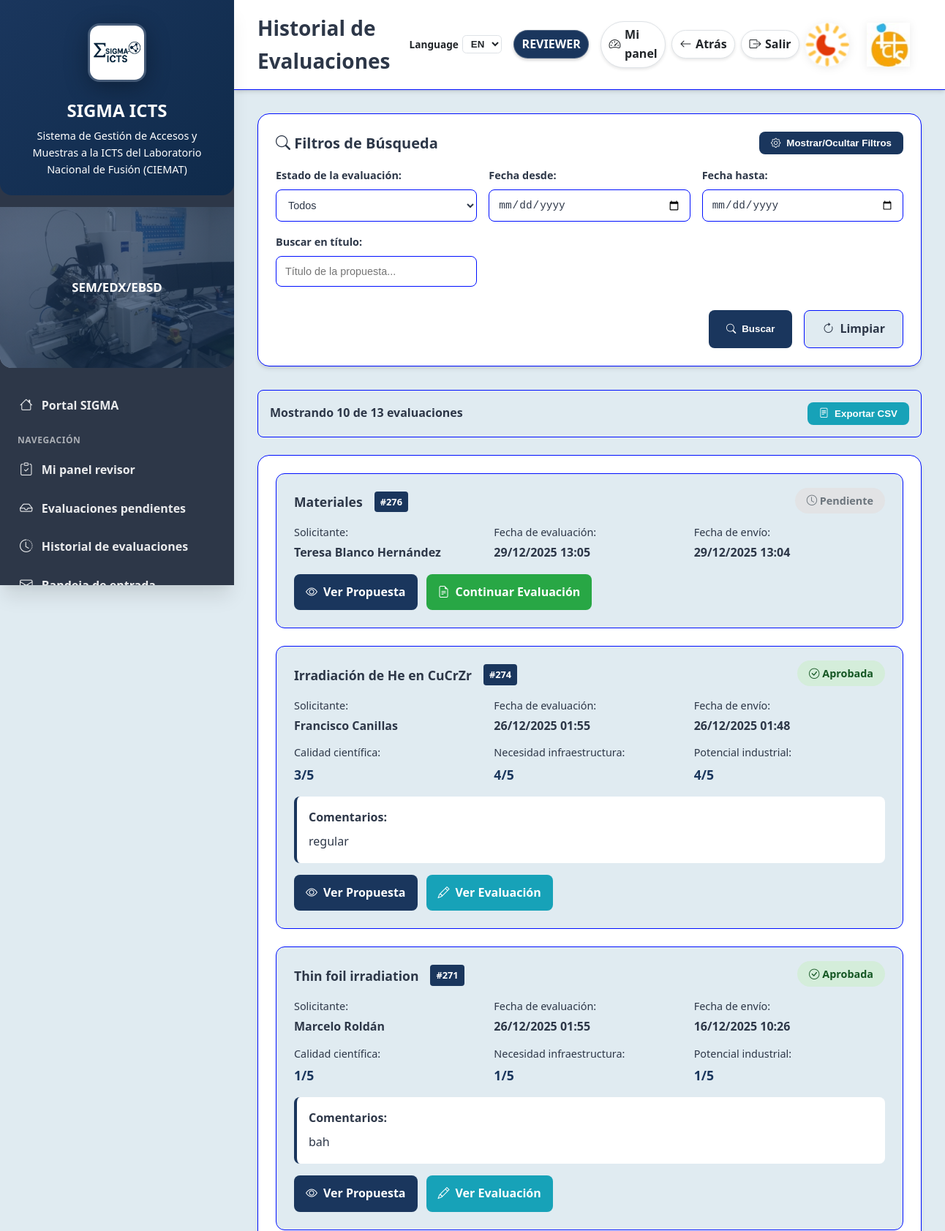
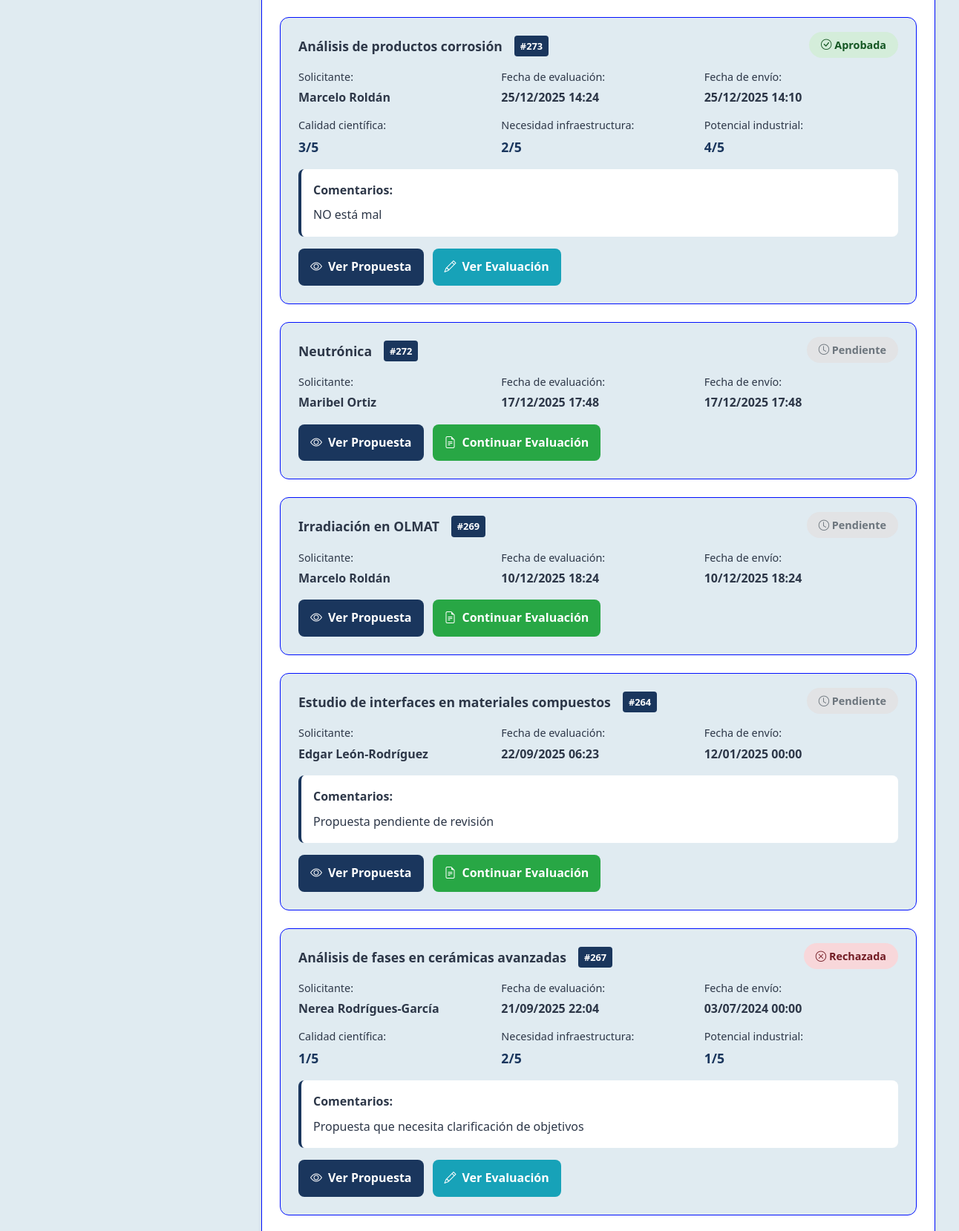
The app's page /icts/reviews/history/ (signed in, upper part) with its own data (2 pictures, top to bottom).
### icts/models.py (models this page shows, shortened)
class ProposalReview(models.Model):
    DECISION = [
        ("pending", "Pending"),
        ("approve", "Approve"),
        ("request_changes", "Request changes"),
        ("reject", "Reject"),
    ]
    proposal = models.ForeignKey(
        AccessProposal, on_delete=models.CASCADE, related_name="reviews"
    )
    reviewer = models.ForeignKey(
        settings.AUTH_USER_MODEL, on_delete=models.CASCADE, related_name="icts_reviews"
    )
    decision = models.CharField(max_length=16, choices=DECISION, default="pending")
    comments = models.TextField(blank=True)
    updated_at = models.DateTimeField(auto_now=True)
    feasibility_ok = models.BooleanField(null=True, blank=True, help_text="Is this proposal technically feasible?")
    score_scientific_quality = models.IntegerField(
        null=True, blank=True,
        choices=[(i, i) for i in range(1, 6)],
        help_text="Scientific quality score (1-5)"
    )
    score_need_infrastructure = models.IntegerField(
        null=True, blank=True,
        choices=[(i, i) for i in range(1, 6)],
        help_text="Need for advanced infrastructure score (1-5)"
    )
    score_industrial_potential = models.IntegerField(
        null=True, blank=True,
        choices=[(i, i) for i in range(1, 6)],
        help_text="Industrial potential score (1-5)"
    )
    class Meta:
        unique_together = ("proposal", "reviewer")

class AccessProposal(models.Model):
    ICTS_TECH_FIELDS = (
        "facility_sem",
        "facility_sem_fib",
        "facility_imp",
        "facility_sims",
        "facility_confocal",
        "facility_vdg",
        "facility_profilometer",
    )
    PROJECT_TYPE_CHOICES = [
        ("international", "International"),
        ("european", "European"),
        ("national", "National"),
        ("regional", "Regional"),
    ]
    STATUS_CHOICES = [
        ("draft", "Draft"),
        ("submitted", "Submitted"),
        ("changes_requested", "Changes requested"),
        ("accepted", "Accepted"),
        ("rejected", "Rejected"),
    ]
    applicant = models.ForeignKey(
        settings.AUTH_USER_MODEL,
        on_delete=models.CASCADE,
        related_name="icts_proposals",
    )
    title = models.CharField(max_length=200)
    scope = models.TextField(blank=True)
    facilities = models.ManyToManyField(Facility, blank=True)
    status = models.CharField(max_length=20, choices=STATUS_CHOICES, default="draft")
    responsable_comment = models.TextField(blank=True)
    created_at = models.DateTimeField(auto_now_add=True)
    submitted_at = models.DateTimeField(null=True, blank=True)
    is_new_request = models.BooleanField(default=True, help_text="Is this a new request?")
    previous_access = models.ForeignKey(
        'self',
        on_delete=models.SET_NULL,
        null=True,
        blank=True,
        help_text="Previous approved request to copy data from"
    )
    access_code = models.CharField(max_length=80, blank=True, help_text="Auto-generated access code")
    user_sequence_number = models.PositiveIntegerField(null=True, blank=True)
    applicant_is_different = models.BooleanField(default=False)
    organization = models.CharField(max_length=200, blank=True, help_text="Center/Institution")
    contact_person = models.CharField(max_length=200, blank=True)
    email = models.EmailField(blank=True)
    phone = models.CharField(max_length=50, blank=True)
    project_name = models.CharField(max_length=200, blank=True)
    project_type = models.CharField(
        max_length=100,
        blank=True,
        choices=PROJECT_TYPE_CHOICES,
        help_text="International, European, National, Regional",
    )
    funding_source = models.CharField(max_length=200, blank=True)
    start_year = models.IntegerField(null=True, blank=True)
    end_year = models.IntegerField(null=True, blank=True)
    previous_experiments = models.TextField(blank=True)
    references = models.TextField(blank=True)
    facility_sem = models.BooleanField(default=False)
    facility_sem_fib = models.BooleanField(default=False)
    facility_imp = models.BooleanField(default=False)
    facility_sims = models.BooleanField(default=False)
    facility_confocal = models.BooleanField(default=False)
    facility_vdg = models.BooleanField(default=False)
    facility_profilometer = models.BooleanField(default=False)
    facility_olmat = models.BooleanField(default=False)
    facility_data = models.JSONField(null=True, blank=True, default=dict)
    class Meta:
        constraints = [
            models.UniqueConstraint(
                fields=["applicant", "user_sequence_number"],
                condition=models.Q(user_sequence_number__isnull=False),
                name="unique_accessproposal_user_sequence",
            ),
        ]

### icts/views.py (the view, shortened to what this page needs)
# urls.py: path("reviews/history/", views.review_history, name="review_history"),
@login_required(login_url="/accounts/login/icts/")
@never_cache
def review_history(request):
    from django.core.paginator import Paginator
    from django.db.models import Q
    groups = get_normalized_user_groups(request.user)
    if is_responsable(request.user, groups):
        return redirect("icts:responsable_dashboard")
    if not (is_reviewer(request.user, groups) or is_manager(request.user, groups)):
        raise PermissionDenied
    reviews = ProposalReview.objects.filter(
        reviewer=request.user
    ).select_related('proposal', 'proposal__applicant').order_by('-updated_at')
    decision = request.GET.get('decision')
    date_from = request.GET.get('date_from')
    date_to = request.GET.get('date_to')
    search = request.GET.get('search')
    if decision:
        reviews = reviews.filter(decision=decision)
    if date_from:
        reviews = reviews.filter(updated_at__date__gte=date_from)
    if date_to:
        reviews = reviews.filter(updated_at__date__lte=date_to)
    paginator = Paginator(reviews, 10)  # 10 evaluaciones por página
    page_number = request.GET.get('page')
    page_obj = paginator.get_page(page_number)
    context = {
        'reviews': page_obj,
        'total_reviews': reviews.count(),
        'is_paginated': page_obj.has_other_pages(),
        'page_obj': page_obj,
    }
    return render(request, "icts/review_history.html", context)

### core/roles.py (called while the page is built)
def normalize_group_name(name: str) -> str:
    if not name:
        return ""
    normalized = unicodedata.normalize("NFKD", name)
    cleaned = "".join(
        char for char in normalized if unicodedata.category(char) != "Mn"
    )
    return cleaned.strip().casefold()

def get_normalized_user_groups(user) -> Set[str]:
    if not getattr(user, "is_authenticated", False):
        return set()
    return {
        normalize_group_name(name)
        for name in user.groups.values_list("name", flat=True)
    }

def user_in_groups(
    user,
    candidates: Iterable[str],
    groups: Optional[Set[str]] = None,
) -> bool:
    if not getattr(user, "is_authenticated", False):
        return False
    targets = set(candidates)
    if not targets:
        return False
    group_names = groups or get_normalized_user_groups(user)
    return bool(group_names & targets)

def is_reviewer(user, groups: Optional[Set[str]] = None) -> bool:
    return getattr(user, "is_superuser", False) or user_in_groups(
        user, REVIEWER_GROUPS, groups
    )

def is_responsable(user, groups: Optional[Set[str]] = None) -> bool:
    return getattr(user, "is_superuser", False) or user_in_groups(
        user, RESPONSABLE_GROUPS, groups
    )

def is_manager(user, groups: Optional[Set[str]] = None) -> bool:
    return user_in_groups(user, MANAGER_GROUPS, groups)

def is_sem_tech(user, groups: Optional[Set[str]] = None) -> bool:
    return user_in_groups(user, SEM_TECH_GROUPS, groups)

def is_imp_tech(user, groups: Optional[Set[str]] = None) -> bool:
    return user_in_groups(user, IMP_TECH_GROUPS, groups)

def is_vdg_tech(user, groups: Optional[Set[str]] = None) -> bool:
    return user_in_groups(user, VDG_TECH_GROUPS, groups)

def is_confocal_tech(user, groups: Optional[Set[str]] = None) -> bool:
    return user_in_groups(user, CONF_TECH_GROUPS, groups)

### core/templatetags/role_filters.py (called while the page is built)
@register.filter
def is_sem_technician(user):
    return core_roles.is_sem_tech(user)

@register.filter
def is_imp_technician(user):
    return core_roles.is_imp_tech(user)

@register.filter
def is_vdg_technician(user):
    return core_roles.is_vdg_tech(user)

@register.filter
def is_confocal_technician(user):
    return core_roles.is_confocal_tech(user)

@register.filter
def is_reviewer(user):
    return core_roles.is_reviewer(user)

@register.filter
def is_responsable(user):
    return core_roles.is_responsable(user)

@register.filter
def is_manager(user):
    return core_roles.is_manager(user)

### icts/templates/icts/review_history.html (shortened to what this page needs)
{% extends "base_icts.html" %}
{% load form_extras %}
{% block page_title %}Historial de Evaluaciones{% endblock %}
{% block content %}
<div class="history-container">
  <div class="filters-section">
    <div class="filters-header">
      <h3 class="filters-title"><i class="bi bi-search"></i> Filtros de Búsqueda</h3>
      <button type="button" id="toggle-filters" class="toggle-filters-btn">
        <span class="toggle-icon"><i class="bi bi-gear"></i></span>
        <span class="toggle-text">Mostrar/Ocultar Filtros</span>
      </button>
    </div>
    <div class="filters-content" id="filters-content">
      <form method="get" class="filters-form">
        <div class="filters-grid">
          <div class="filter-group">
            <label class="filter-label">Estado de la evaluación:</label>
            <select name="decision" class="filter-select">
              <option value="">Todos</option>
            </select>
          </div>
          <div class="filter-group">
            <label class="filter-label">Fecha desde:</label>
            <input type="date" name="date_from" value="{{ request.GET.date_from }}" class="filter-input">
          </div>
          <div class="filter-group">
            <label class="filter-label">Fecha hasta:</label>
            <input type="date" name="date_to" value="{{ request.GET.date_to }}" class="filter-input">
          </div>
          <div class="filter-group">
            <label class="filter-label">Buscar en título:</label>
            <input type="text" name="search" value="{{ request.GET.search }}" placeholder="Título de la propuesta..." class="filter-input">
          </div>
        </div>
        <div class="filters-actions">
          <button type="submit" class="filter-btn primary">
            <span class="btn-icon"><i class="bi bi-search"></i></span>
            <span class="btn-text">Buscar</span>
          </button>
          <a href="{% url 'icts:review_history' %}" class="filter-btn secondary">
            <span class="btn-icon"><i class="bi bi-arrow-clockwise"></i></span>
            <span class="btn-text">Limpiar</span>
          </a>
        </div>
      </form>
    </div>
  </div>
  <div class="results-stats">
    <div class="stats-summary">
      <span class="stats-text">Mostrando {{ reviews|length }} de {{ total_reviews }} evaluaciones</span>
    </div>
    <div class="export-actions">
      <button type="button" class="export-btn" onclick="exportToCSV()">
        <span class="btn-icon"><i class="bi bi-file-text"></i></span>
        <span class="btn-text">Exportar CSV</span>
      </button>
    </div>
  </div>
  <div class="reviews-section">
    {% if reviews %}
      <div class="reviews-list">
        {% for review in reviews %}
        <div class="review-item">
          <div class="review-header">
            <div class="review-title">
              <h4 class="proposal-title">{{ review.proposal.title|default:"(Sin título)" }}</h4>
              <span class="proposal-id">#{{ review.proposal.id }}</span>
            </div>
            <div class="review-status">
              <span class="status-badge decision-{{ review.decision }}">
                {% if review.decision == 'approve' %}<i class="bi bi-check-circle"></i> Aprobada
                {% elif review.decision == 'reject' %}<i class="bi bi-x-circle"></i> Rechazada
                {% elif review.decision == 'request_changes' %}<i class="bi bi-arrow-clockwise"></i> Cambios solicitados
                {% else %}<i class="bi bi-clock"></i> Pendiente{% endif %}
              </span>
            </div>
          </div>
          <div class="review-details">
            <div class="detail-grid">
              <div class="detail-item">
                <span class="detail-label">Solicitante:</span>
                <span class="detail-value">{{ review.proposal.applicant.get_full_name|default:review.proposal.applicant.get_username }}</span>
              </div>
              <div class="detail-item">
                <span class="detail-label">Fecha de evaluación:</span>
                <span class="detail-value">{{ review.updated_at|date:"d/m/Y H:i" }}</span>
              </div>
              <div class="detail-item">
                <span class="detail-label">Fecha de envío:</span>
                <span class="detail-value">{{ review.proposal.created_at|date:"d/m/Y H:i" }}</span>
              </div>
              {% if review.score_scientific_quality %}
              <div class="detail-item">
                <span class="detail-label">Calidad científica:</span>
                <span class="detail-value score">{{ review.score_scientific_quality }}/5</span>
              </div>
              {% endif %}
              {% if review.score_need_infrastructure %}
              <div class="detail-item">
                <span class="detail-label">Necesidad infraestructura:</span>
                <span class="detail-value score">{{ review.score_need_infrastructure }}/5</span>
              </div>
              {% endif %}
              {% if review.score_industrial_potential %}
              <div class="detail-item">
                <span class="detail-label">Potencial industrial:</span>
                <span class="detail-value score">{{ review.score_industrial_potential }}/5</span>
              </div>
              {% endif %}
            </div>
            {% if review.comments %}
            <div class="review-comments">
              <span class="comments-label">Comentarios:</span>
              <div class="comments-content">{{ review.comments }}</div>
            </div>
            {% endif %}
          </div>
          <div class="review-actions">
            <a href="{% url 'icts:proposal_detail' review.proposal.pk %}" class="action-btn view">
              <span class="btn-icon"><i class="bi bi-eye"></i></span>
              <span class="btn-text">Ver Propuesta</span>
            </a>
            {% if review.decision == 'pending' %}
            <a href="{% url 'icts:review_start' review.proposal.pk %}" class="action-btn evaluate">
              <span class="btn-icon"><i class="bi bi-file-earmark-text"></i></span>
              <span class="btn-text">Continuar Evaluación</span>
            </a>
            {% else %}
            <a href="{% url 'icts:review_start' review.proposal.pk %}" class="action-btn edit">
              <span class="btn-icon"><i class="bi bi-pencil"></i></span>
              <span class="btn-text">Ver Evaluación</span>
            </a>
            {% endif %}
          </div>
        </div>
        {% endfor %}
      </div>
    {% endif %}
  </div>
</div>
{% endblock %}

### templates/base_icts.html (style rules this page uses)
:root { --primary:#1a365d; --primary-dark:#0f2a4a; --primary-light:#2d5a8b; --accent:#17a2b8; --accent-light:#20c997; --bg-main: #e0ebf1; --bg-card: #ffffff; --bg-sidebar:#2d3748; --text:#2d3748; --muted: #634b4d; --border: #000fff; --shadow:0 4px 6px -1px rgba(0,0,0,.1),0 2px 4px -1px rgba(0,0,0,.06); --shadow-lg:0 20px 25px -5px rgba(0,0,0,.1),0 10px 10px -5px rgba(0,0,0,.04); --gradient-primary:linear-gradient(135deg,var(--primary) 0%,var(--primary-dark) 100%); }
* { box-sizing:border-box;margin:0;padding:0 }
html,body { height:100%;font-family:system-ui,Segoe UI,Roboto,Arial,sans-serif;background:var(--bg-main);color:var(--text);line-height:1.6 }

### records on screen
ProposalReview: proposal "Materiales", proposal.id "276", decision "pending" (drawn), proposal.applicant.get_full_name "Teresa Blanco Hernández", updated_at "29/12/2025 13:05", proposal.created_at "29/12/2025 13:04"
ProposalReview: proposal "Irradiación de He en CuCrZr", proposal.id "274", decision "approve" (drawn), proposal.applicant.get_full_name "Francisco Canillas", updated_at "26/12/2025 01:55", proposal.created_at "26/12/2025 01:48", score_scientific_quality "3", score_need_infrastructure "4", score_industrial_potential "4", comments "regular"
ProposalReview: proposal "Thin foil irradiation", proposal.id "271", decision "approve" (drawn), proposal.applicant.get_full_name "Marcelo Roldán", updated_at "26/12/2025 01:55", proposal.created_at "16/12/2025 10:26", score_scientific_quality "1", score_need_infrastructure "1", score_industrial_potential "1", comments "bah"
ProposalReview: proposal "Análisis de productos corrosión", proposal.id "273", decision "approve" (drawn), proposal.applicant.get_full_name "Marcelo Roldán", updated_at "25/12/2025 14:24", proposal.created_at "25/12/2025 14:10", score_scientific_quality "3", score_need_infrastructure "2", score_industrial_potential "4", comments "NO está mal"
ProposalReview: proposal "Neutrónica", proposal.id "272", decision "pending" (drawn), proposal.applicant.get_full_name "Maribel Ortiz", updated_at "17/12/2025 17:48", proposal.created_at "17/12/2025 17:48"
ProposalReview: proposal "Irradiación en OLMAT", proposal.id "269", decision "pending" (drawn), proposal.applicant.get_full_name "Marcelo Roldán", updated_at "10/12/2025 18:24", proposal.created_at "10/12/2025 18:24"
ProposalReview: proposal "Estudio de interfaces en materiales compuestos", proposal.id "264", decision "pending" (drawn), proposal.applicant.get_full_name "Edgar León-Rodríguez", updated_at "22/09/2025 06:23", proposal.created_at "12/01/2025 00:00", comments "Propuesta pendiente de revisión"
ProposalReview: proposal "Análisis de fases en cerámicas avanzadas", proposal.id "267", decision "reject" (drawn), proposal.applicant.get_full_name "Nerea Rodrígues-García", updated_at "21/09/2025 22:04", proposal.created_at "03/07/2024 00:00", score_scientific_quality "1", score_need_infrastructure "2", score_industrial_potential "1", comments "Propuesta que necesita clarificación de objetivos"

### other values on screen
{{ reviews|length }} "10"
{{ total_reviews }} "13"
